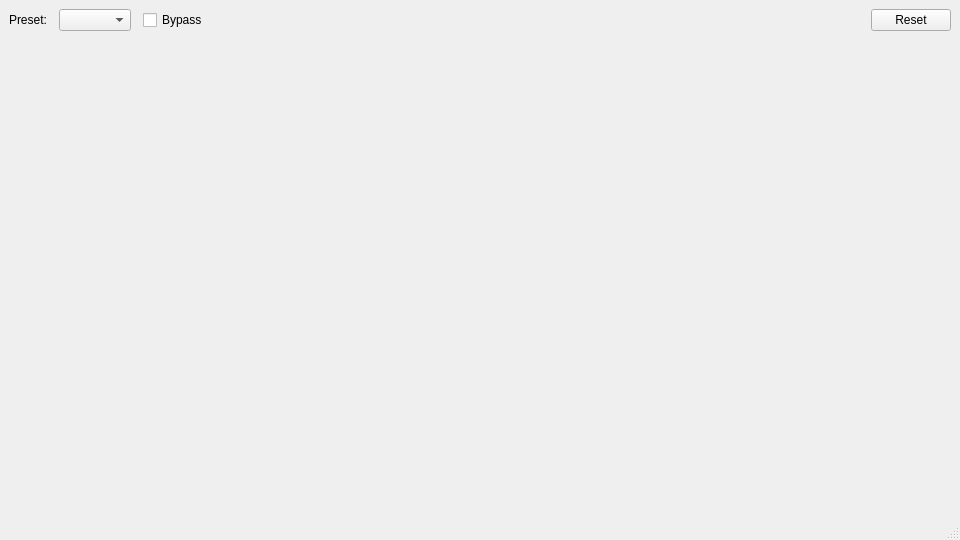
<?xml version="1.0" encoding="UTF-8"?>
<ui version="4.0">
 <class>MainWindow</class>
 <widget class="QMainWindow" name="MainWindow">
  <property name="geometry">
   <rect>
    <x>0</x>
    <y>0</y>
    <width>960</width>
    <height>540</height>
   </rect>
  </property>
  <property name="windowTitle">
   <string>Equalizer</string>
  </property>
  <widget class="QWidget" name="centralWidget">
   <layout class="QVBoxLayout" name="verticalLayout" stretch="0,1">
    <item>
     <layout class="QHBoxLayout" name="controlsLayout">
      <property name="spacing">
       <number>12</number>
      </property>
      <item>
       <widget class="QLabel" name="labelPreset">
        <property name="text">
         <string>Preset:</string>
        </property>
        <property name="alignment">
         <set>Qt::AlignVCenter|Qt::AlignLeft</set>
        </property>
       </widget>
      </item>
      <item>
       <widget class="QComboBox" name="presetComboBox"/>
      </item>
      <item>
       <widget class="QCheckBox" name="bypassCheckBox">
        <property name="text">
         <string>Bypass</string>
        </property>
       </widget>
      </item>
      <item>
       <spacer name="horizontalSpacer">
        <property name="orientation">
         <enum>Qt::Horizontal</enum>
        </property>
        <property name="sizeHint" stdset="0">
         <size>
          <width>40</width>
          <height>20</height>
         </size>
        </property>
       </spacer>
      </item>
      <item>
       <widget class="QPushButton" name="resetButton">
        <property name="text">
         <string>Reset</string>
        </property>
        <property name="toolTip">
         <string>Reset all bands to 0 dB</string>
        </property>
       </widget>
      </item>
     </layout>
    </item>
    <item>
     <widget class="EqualizerWidget" name="equalizerWidget"/>
    </item>
   </layout>
  </widget>
  <widget class="QStatusBar" name="statusbar"/>
 </widget>
 <customwidgets>
  <customwidget>
   <class>EqualizerWidget</class>
   <extends>QWidget</extends>
   <header>EqualizerWidget.h</header>
  </customwidget>
 </customwidgets>
 <resources/>
 <connections/>
</ui>
